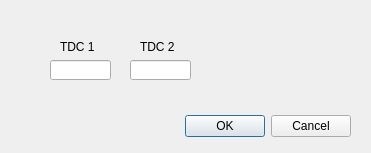
<?xml version="1.0" encoding="UTF-8"?>
<ui version="4.0">
 <class>DialogTDC</class>
 <widget class="QDialog" name="DialogTDC">
  <property name="geometry">
   <rect>
    <x>0</x>
    <y>0</y>
    <width>371</width>
    <height>153</height>
   </rect>
  </property>
  <property name="windowTitle">
   <string>TDC</string>
  </property>
  <widget class="QDialogButtonBox" name="buttonBox">
   <property name="geometry">
    <rect>
     <x>10</x>
     <y>110</y>
     <width>341</width>
     <height>32</height>
    </rect>
   </property>
   <property name="orientation">
    <enum>Qt::Horizontal</enum>
   </property>
   <property name="standardButtons">
    <set>QDialogButtonBox::Cancel|QDialogButtonBox::Ok</set>
   </property>
  </widget>
  <widget class="QLabel" name="labelTDC1">
   <property name="geometry">
    <rect>
     <x>60</x>
     <y>40</y>
     <width>47</width>
     <height>14</height>
    </rect>
   </property>
   <property name="text">
    <string>TDC 1</string>
   </property>
  </widget>
  <widget class="QLineEdit" name="viewTDC1">
   <property name="geometry">
    <rect>
     <x>50</x>
     <y>60</y>
     <width>61</width>
     <height>20</height>
    </rect>
   </property>
   <property name="text">
    <string/>
   </property>
   <property name="readOnly">
    <bool>true</bool>
   </property>
  </widget>
  <widget class="QLineEdit" name="viewTDC2">
   <property name="geometry">
    <rect>
     <x>130</x>
     <y>60</y>
     <width>61</width>
     <height>20</height>
    </rect>
   </property>
   <property name="text">
    <string/>
   </property>
   <property name="readOnly">
    <bool>true</bool>
   </property>
  </widget>
  <widget class="QLabel" name="labelTDC2">
   <property name="geometry">
    <rect>
     <x>140</x>
     <y>40</y>
     <width>47</width>
     <height>14</height>
    </rect>
   </property>
   <property name="text">
    <string>TDC 2</string>
   </property>
  </widget>
 </widget>
 <resources/>
 <connections>
  <connection>
   <sender>buttonBox</sender>
   <signal>accepted()</signal>
   <receiver>DialogTDC</receiver>
   <slot>accept()</slot>
   <hints>
    <hint type="sourcelabel">
     <x>248</x>
     <y>254</y>
    </hint>
    <hint type="destinationlabel">
     <x>157</x>
     <y>274</y>
    </hint>
   </hints>
  </connection>
  <connection>
   <sender>buttonBox</sender>
   <signal>rejected()</signal>
   <receiver>DialogTDC</receiver>
   <slot>reject()</slot>
   <hints>
    <hint type="sourcelabel">
     <x>316</x>
     <y>260</y>
    </hint>
    <hint type="destinationlabel">
     <x>286</x>
     <y>274</y>
    </hint>
   </hints>
  </connection>
 </connections>
</ui>
